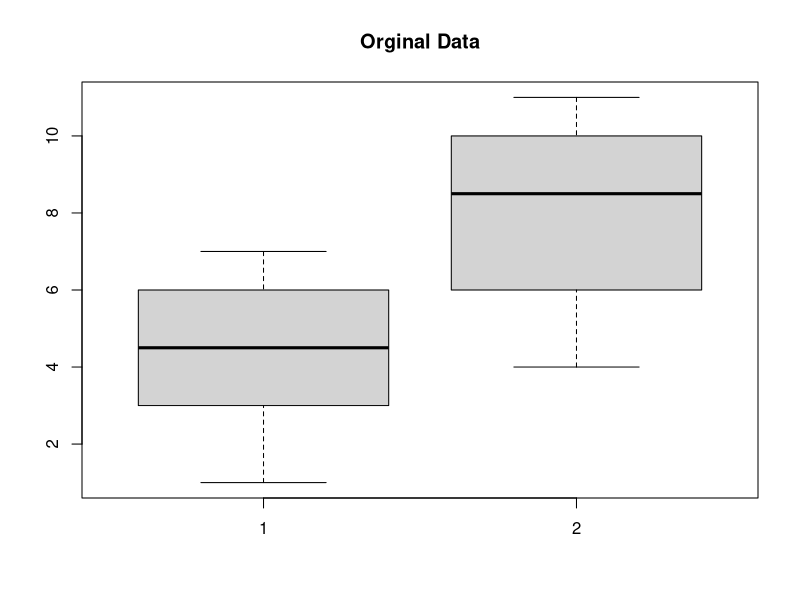
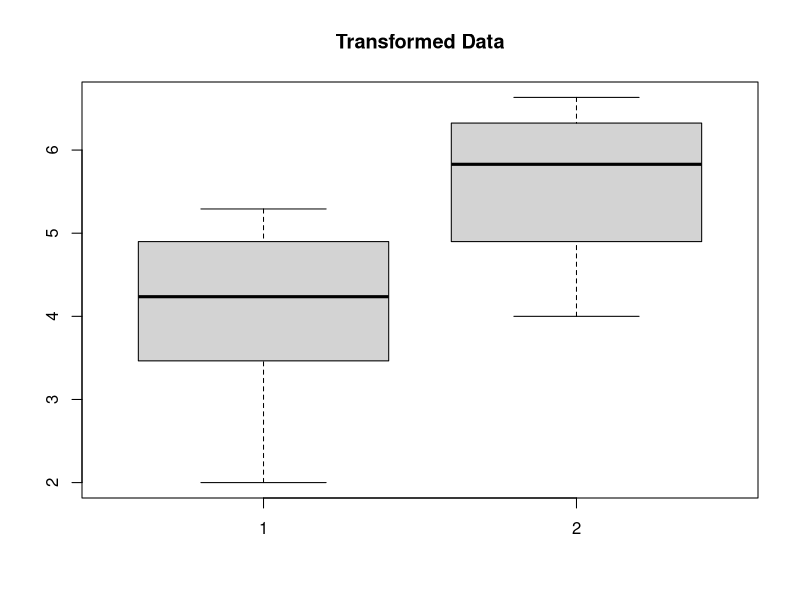

These figures' R source, in order:
## ---- chunk 1
k = 2
i = 6
set.seed(181)
(origData = matrix(c(1,4,5,6,3,7,8,6,4,9,11,10), nrow = i, ncol = k))
apply(origData, 2, var)

boxplot(origData, main = "Orginal Data")
## ---- chunk 2
(scaledData = 2*sqrt(origData))
apply(scaledData, 2, var)
boxplot(scaledData, main = "Transformed Data")
## ---- chunk 3
data.transform = data.frame(obs = c(scaledData[,1],scaledData[,2]), class = c(rep("A", 6), rep("B", 6)))
aov.fit1= aov(obs ~ class, data = data.transform)
summary(aov.fit1)
## ---- chunk 4
df = data.frame(obs = c(20,40,18,75,25,21,15,30,21,25,32,30), class = c(rep("A", 3), rep("B", 3), rep("C", 3), rep("D", 3)))
aov.fit = aov(obs ~ class, data = df)
summary(aov.fit)
## ---- chunk 5
Rss <- 2247
R.df <- 8
s.sq <- Rss / R.df
i <- 3
g <- 4
(data.table = matrix(data = c(20,40,18,75,25,21,15,30,21,25,32,30), nrow = i, ncol = g))
AvsBvsCvsD <- c(1/2,1/2,-1/2,-1/2)
var.thetaI.hat <- rep(NA, g)
thetaI.hat <-rep(NA, g)
for (j in 1:g) {
  length(data.table[,j])
  thetaI.hat[j] <- AvsBvsCvsD[j]*mean(data.table[,j])
  var.thetaI.hat[j] <- AvsBvsCvsD[j]^2 * s.sq / length(data.table[,j])
}
(theta.hat <- sum(thetaI.hat))
(var.theta.hat <- sum(var.thetaI.hat))
t <- theta.hat / sqrt(var.theta.hat)
(p.value <- 2 * pt(t, df = R.df, lower.tail = FALSE))
## ---- chunk 6
df = data.frame(obs = c(20,40,18,75,25,21,15,30,21,25,32,30), treatment = c(rep("A", 3), rep("B", 3), rep("C", 3), rep("D", 3)))
df$treatment = as.factor(df$treatment)
AvsB = c(1,-1,0,0)
AtoBvsCtoD = c(1/2,1/2,-1/2,-1/2)
Matrix = cbind(AvsB, AtoBvsCtoD)
Clist = list("AvsB" = 1, "AtoBvsCtoD" = 2)
contrasts(df$treatment) = Matrix
aov.model = aov(obs ~ treatment, data = df)
summary(aov.model,split=list(treatment=Clist))
## ---- chunk 7
alpha <- 0.10
news.dataset <- data.frame(data = c(19.7,18.6,19.1,17.9,16.1,15.8,14.7,18.1,18.2,17.9,14.8,19.2))
news.dataset$Broadcasts <- rep(c("ABC","CBS","NBC"), each = 4)
news.dataset$Cities <- rep(c("A","B","C","D"), 3)
news.dataset
summary(aov(data ~ Broadcasts+Cities, data = news.dataset))
